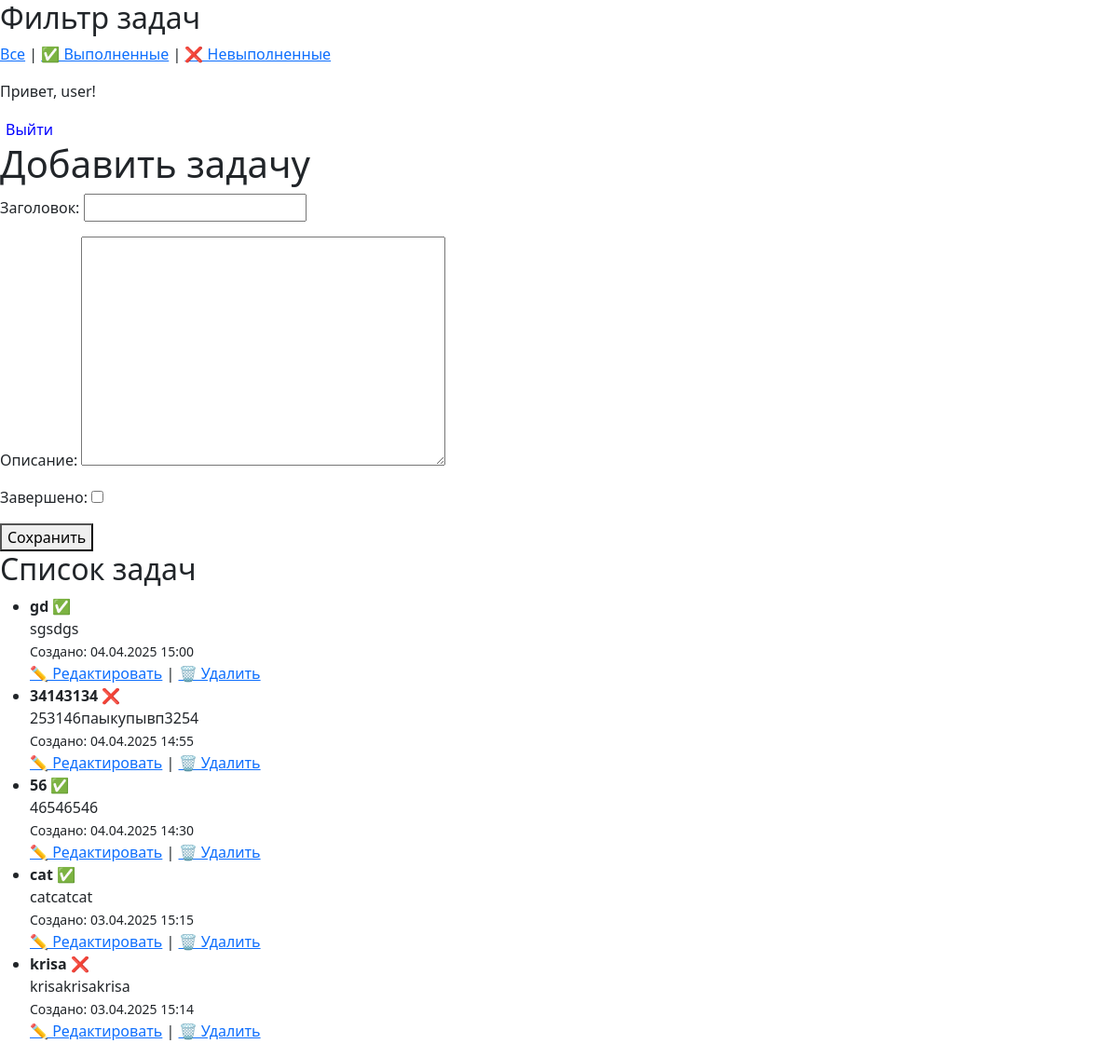
The app's page / (signed in) with its own data.
### todo/models.py (models this page shows, shortened)
class ToDo(models.Model):
    user = models.ForeignKey(User, on_delete=models.CASCADE, verbose_name="Пользователь")
    title = models.CharField(max_length=200, verbose_name="Заголовок")
    description = models.TextField(blank=True, verbose_name="Описание")
    is_completed = models.BooleanField(default=False, verbose_name="Завершено")
    created_at = models.DateTimeField(auto_now_add=True, verbose_name="Создано")
    updated_at = models.DateTimeField(auto_now=True, verbose_name="Обновлено")

### todo/views.py (the view)
# urls.py: path('', todo_list_create, name='todo_list_create'),
@login_required
def todo_list_create(request):
    filter_param = request.GET.get('filter')
    todos = ToDo.objects.filter(user=request.user)
    if filter_param == 'done':
        todos = todos.filter(is_completed=True)
    elif filter_param == 'undone':
        todos = todos.filter(is_completed=False)
    todos = todos.order_by('-created_at')
    if request.method == 'POST':
        form = ToDoForm(request.POST)
        if form.is_valid():
            todo = form.save(commit=False)
            todo.user = request.user
            todo.save()
            return redirect('todo_list_create')
    else:
        form = ToDoForm()
    return render(request, 'todo/todo_list.html', {'form': form, 'todos': todos})

### todo/forms.py
class ToDoForm(forms.ModelForm):
    class Meta:
        model = ToDo
        fields = ['title', 'description', 'is_completed']

### todo/templates/todo/todo_list.html (shortened to what this page needs)
<!DOCTYPE html>
<html lang="ru">
<head>
    <h2>Фильтр задач</h2>
<p>
    <a href="{% url 'todo_list_create' %}">Все</a> |
    <a href="?filter=done">✅ Выполненные</a> |
    <a href="?filter=undone">❌ Невыполненные</a>
</p>
    <link href="https://cdn.jsdelivr.net/npm/bootstrap@5.3.3/dist/css/bootstrap.min.css" rel="stylesheet">
</head>
<body>
    {% if user.is_authenticated %}
        <p>Привет, {{ user.username }}!</p>
        <form action="{% url 'logout' %}" method="post" style="display:inline;">
            <button type="submit" style="background:none;border:none;color:blue;cursor:pointer;">
                Выйти
            </button>
        </form>
    {% endif %}
    <h1>Добавить задачу</h1>
    <form method="post">
        {{ form.as_p }}
        <button type="submit">Сохранить</button>
    </form>
    <h2>Список задач</h2>
    <ul>
        {% for todo in todos %}
            <li>
                <strong>{{ todo.title }}</strong>
                {% if todo.is_completed %}
                    ✅
                {% else %}
                    ❌
                {% endif %}
                <br>
                {{ todo.description }}
                <br>
                <small>Создано: {{ todo.created_at|date:"d.m.Y H:i" }}</small>
                <br>
                <a href="{% url 'edit_task' todo.pk %}">✏️ Редактировать</a> |
                <a href="{% url 'delete_task' todo.pk %}">🗑️ Удалить</a>
            </li>
        {% empty %}
            <li>У тебя пока нет задач.</li>
        {% endfor %}
    </ul>
</body>
</html>

### records on screen
ToDo: title "gd", description "sgsdgs", created_at "04.04.2025 15:00"
ToDo: title "34143134", description "253146паыкупывп3254", created_at "04.04.2025 14:55"
ToDo: title "56", description "46546546", created_at "04.04.2025 14:30"
ToDo: title "cat", description "catcatcat", created_at "03.04.2025 15:15"
ToDo: title "krisa", description "krisakrisakrisa", created_at "03.04.2025 15:14"

### other values on screen
{{ user.username }} "user"
